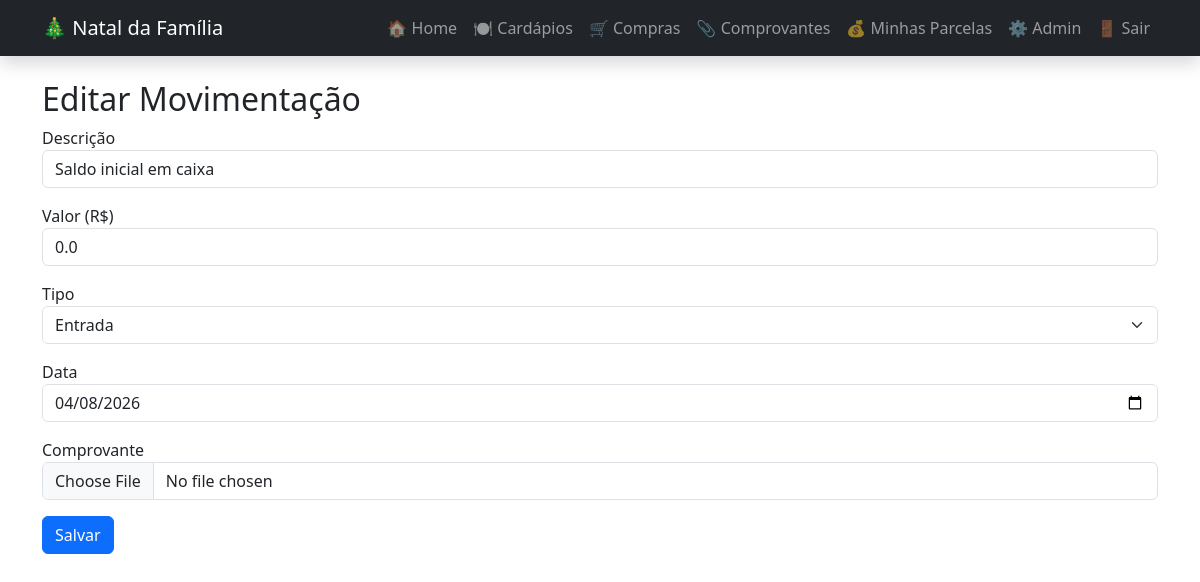
Screenshot of /admin/movimentacao/editar/1 (signed in) with the database file from the repository.
### models.py (models this page shows)
class Movimentacao(db.Model):
    __tablename__ = 'movimentacoes'
    id = db.Column(db.Integer, primary_key=True)
    descricao = db.Column(db.String(200), nullable=False)
    valor = db.Column(db.Float, nullable=False)
    tipo = db.Column(db.String(10), nullable=False)
    data_mov = db.Column(db.Date, nullable=False, default=datetime.today)
    comprovante_path = db.Column(db.String(300), nullable=True)

### app.py (the view, shortened to what this page needs)
@app.route('/admin/movimentacao/editar/<int:id>', methods=['GET', 'POST'])
@admin_required
def editar_movimentacao(id):
    mov = Movimentacao.query.get_or_404(id)
    form = MovimentacaoForm(obj=mov)
    return render_template('admin_mov_form.html', form=form, titulo='Editar Movimentação')

### forms.py
class MovimentacaoForm(FlaskForm):
    descricao = StringField('Descrição', validators=[DataRequired()])
    valor = FloatField('Valor (R$)', validators=[DataRequired()])
    tipo = SelectField('Tipo', choices=[('entrada', 'Entrada'), ('saida', 'Saída')], validators=[DataRequired()])
    data_mov = DateField('Data', validators=[DataRequired()])
    comprovante = FileField('Comprovante', validators=[Optional(), FileAllowed(['jpg','png','jpeg','pdf'], 'Apenas imagens ou PDF')])

### app.py (called while the page is built)
@login_manager.user_loader
def load_user(user_id):
    return db.session.get(Usuario, int(user_id))

@app.before_request
def before_request():
    rotas_publicas = ['login', 'cadastro', 'static']
    if request.endpoint in rotas_publicas:
        return None
    if not current_user.is_authenticated:
        return redirect(url_for('login'))

def admin_required(f):
    from functools import wraps
    @wraps(f)
    def decorated(*args, **kwargs):
        if not current_user.is_authenticated or not current_user.is_admin:
            flash('Acesso negado. Você não é administrador.', 'danger')
            return redirect(url_for('index'))
        return f(*args, **kwargs)
    return decorated

### templates/admin_mov_form.html (shortened to what this page needs)
{% extends "base.html" %}
{% block content %}
<h2>{{ titulo }}</h2>
<form method="POST" enctype="multipart/form-data">
    <div class="mb-3">{{ form.descricao.label }} {{ form.descricao(class="form-control") }}</div>
    <div class="mb-3">{{ form.valor.label }} {{ form.valor(class="form-control") }}</div>
    <div class="mb-3">{{ form.tipo.label }} {{ form.tipo(class="form-select") }}</div>
    <div class="mb-3">{{ form.data_mov.label }} {{ form.data_mov(class="form-control", type="date") }}</div>
    <div class="mb-3">{{ form.comprovante.label }} {{ form.comprovante(class="form-control") }}</div>
    <button type="submit" class="btn btn-primary">Salvar</button>
</form>
{% endblock %}

### rows the page displays
Movimentacao: descricao "Saldo inicial em caixa", valor "0.0", tipo "Entrada", data_mov "04/08/2026"

### other values shown
{{ titulo }} "Editar Movimentação"
